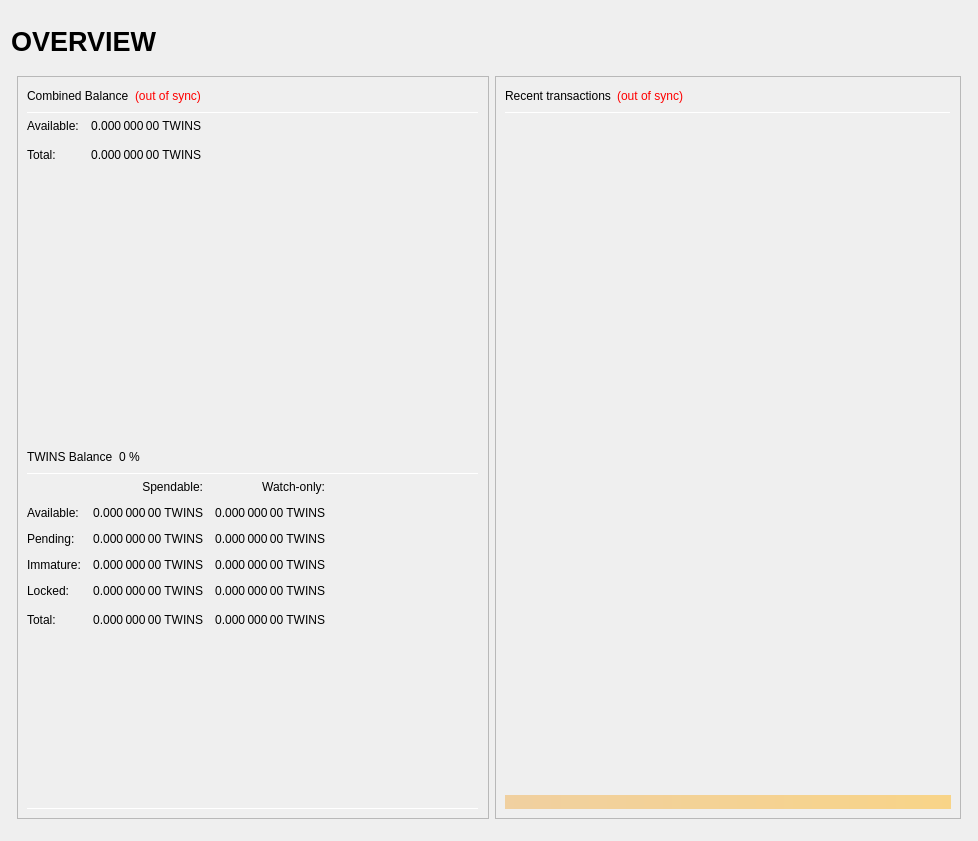
<?xml version="1.0" encoding="UTF-8"?>
<ui version="4.0">
 <class>OverviewPage</class>
 <widget class="QWidget" name="OverviewPage">
  <property name="geometry">
   <rect>
    <x>0</x>
    <y>0</y>
    <width>978</width>
    <height>841</height>
   </rect>
  </property>
  <property name="windowTitle">
   <string>Form</string>
  </property>
  <layout class="QVBoxLayout" name="topLayout" stretch="0">
   <item>
    <widget class="QFrame" name="frame_BG">
     <property name="minimumSize">
      <size>
       <width>850</width>
       <height>610</height>
      </size>
     </property>
     <property name="maximumSize">
      <size>
       <width>16777215</width>
       <height>16777215</height>
      </size>
     </property>
     <layout class="QVBoxLayout" name="verticalLayout_3" stretch="0">
      <property name="leftMargin">
       <number>0</number>
      </property>
      <property name="topMargin">
       <number>0</number>
      </property>
      <property name="rightMargin">
       <number>0</number>
      </property>
      <property name="bottomMargin">
       <number>6</number>
      </property>
      <item>
       <layout class="QVBoxLayout" name="verticalLayout_Master" stretch="0,1">
        <property name="spacing">
         <number>0</number>
        </property>
        <item>
         <widget class="QFrame" name="frame_Header">
          <layout class="QVBoxLayout" name="verticalLayout_Header" stretch="0">
           <property name="leftMargin">
            <number>0</number>
           </property>
           <property name="topMargin">
            <number>0</number>
           </property>
           <property name="rightMargin">
            <number>0</number>
           </property>
           <property name="bottomMargin">
            <number>0</number>
           </property>
           <item>
            <layout class="QHBoxLayout" name="horizontalLayout_Header" stretch="1,0,1">
             <property name="spacing">
              <number>6</number>
             </property>
             <item>
              <widget class="QLabel" name="labelOverviewHeaderLeft">
               <property name="minimumSize">
                <size>
                 <width>464</width>
                 <height>60</height>
                </size>
               </property>
               <property name="maximumSize">
                <size>
                 <width>16777215</width>
                 <height>60</height>
                </size>
               </property>
               <property name="font">
                <font>
                 <pointsize>20</pointsize>
                 <weight>75</weight>
                 <bold>true</bold>
                </font>
               </property>
               <property name="text">
                <string>OVERVIEW</string>
               </property>
               <property name="alignment">
                <set>Qt::AlignLeading|Qt::AlignLeft|Qt::AlignVCenter</set>
               </property>
               <property name="margin">
                <number>5</number>
               </property>
              </widget>
             </item>
             <item>
              <spacer name="horizontalSpacer_Header">
               <property name="orientation">
                <enum>Qt::Horizontal</enum>
               </property>
               <property name="sizeHint" stdset="0">
                <size>
                 <width>40</width>
                 <height>20</height>
                </size>
               </property>
              </spacer>
             </item>
             <item>
              <widget class="QLabel" name="labelOverviewHeaderRight">
               <property name="minimumSize">
                <size>
                 <width>464</width>
                 <height>60</height>
                </size>
               </property>
               <property name="maximumSize">
                <size>
                 <width>16777215</width>
                 <height>60</height>
                </size>
               </property>
               <property name="font">
                <font>
                 <pointsize>14</pointsize>
                </font>
               </property>
               <property name="text">
                <string/>
               </property>
               <property name="alignment">
                <set>Qt::AlignRight|Qt::AlignTrailing|Qt::AlignVCenter</set>
               </property>
              </widget>
             </item>
            </layout>
           </item>
          </layout>
         </widget>
        </item>
        <item>
         <widget class="QFrame" name="frame_Content">
          <layout class="QVBoxLayout" name="verticalLayout_Content">
           <property name="leftMargin">
            <number>6</number>
           </property>
           <property name="topMargin">
            <number>5</number>
           </property>
           <property name="rightMargin">
            <number>6</number>
           </property>
           <property name="bottomMargin">
            <number>5</number>
           </property>
           <item>
            <layout class="QHBoxLayout" name="horizontalLayout_Content" stretch="1,1">
             <property name="spacing">
              <number>6</number>
             </property>
             <item>
              <layout class="QVBoxLayout" name="verticalLayout_left" stretch="1">
               <item>
                <widget class="QFrame" name="frameObfuscation">
                 <property name="minimumSize">
                  <size>
                   <width>0</width>
                   <height>0</height>
                  </size>
                 </property>
                 <property name="frameShape">
                  <enum>QFrame::StyledPanel</enum>
                 </property>
                 <property name="frameShadow">
                  <enum>QFrame::Raised</enum>
                 </property>
                 <layout class="QVBoxLayout" name="verticalLayout" stretch="0,0,0">
                  <property name="leftMargin">
                   <number>0</number>
                  </property>
                  <property name="topMargin">
                   <number>0</number>
                  </property>
                  <property name="rightMargin">
                   <number>0</number>
                  </property>
                  <property name="bottomMargin">
                   <number>0</number>
                  </property>
                  <item>
                   <widget class="QFrame" name="frame_CombinedBalances">
                    <property name="minimumSize">
                     <size>
                      <width>470</width>
                      <height>0</height>
                     </size>
                    </property>
                    <layout class="QVBoxLayout" name="verticalLayout_5">
                     <item>
                      <layout class="QHBoxLayout" name="horizontalLayout_5" stretch="0,0,0">
                       <item>
                        <widget class="QLabel" name="label_5z">
                         <property name="minimumSize">
                          <size>
                           <width>0</width>
                           <height>20</height>
                          </size>
                         </property>
                         <property name="font">
                          <font>
                           <weight>50</weight>
                           <italic>false</italic>
                           <bold>false</bold>
                          </font>
                         </property>
                         <property name="toolTip">
                          <string>Combined Balance (including unconfirmed and immature coins)</string>
                         </property>
                         <property name="text">
                          <string>Combined Balance</string>
                         </property>
                        </widget>
                       </item>
                       <item>
                        <widget class="QLabel" name="labelWalletStatus">
                         <property name="cursor">
                          <cursorShape>WhatsThisCursor</cursorShape>
                         </property>
                         <property name="toolTip">
                          <string>The displayed information may be out of date. Your wallet automatically synchronizes with the TWINS network after a connection is established, but this process has not completed yet.</string>
                         </property>
                         <property name="styleSheet">
                          <string notr="true">QLabel { color: red; }</string>
                         </property>
                         <property name="text">
                          <string notr="true">(out of sync)</string>
                         </property>
                         <property name="alignment">
                          <set>Qt::AlignLeading|Qt::AlignLeft|Qt::AlignVCenter</set>
                         </property>
                        </widget>
                       </item>
                       <item>
                        <spacer name="horizontalSpacer_1">
                         <property name="orientation">
                          <enum>Qt::Horizontal</enum>
                         </property>
                         <property name="sizeHint" stdset="0">
                          <size>
                           <width>40</width>
                           <height>20</height>
                          </size>
                         </property>
                        </spacer>
                       </item>
                      </layout>
                     </item>
                     <item>
                      <widget class="Line" name="line_CombinedBalance">
                       <property name="minimumSize">
                        <size>
                         <width>0</width>
                         <height>1</height>
                        </size>
                       </property>
                       <property name="maximumSize">
                        <size>
                         <width>16777215</width>
                         <height>1</height>
                        </size>
                       </property>
                       <property name="orientation">
                        <enum>Qt::Horizontal</enum>
                       </property>
                      </widget>
                     </item>
                     <item>
                      <layout class="QGridLayout" name="gridLayout_3">
                       <property name="spacing">
                        <number>12</number>
                       </property>
                       <item row="1" column="0">
                        <widget class="QLabel" name="labelBalanceTextz">
                         <property name="text">
                          <string>Available:</string>
                         </property>
                        </widget>
                       </item>
                       <item row="1" column="1">
                        <widget class="QLabel" name="labelBalancez">
                         <property name="font">
                          <font>
                           <weight>50</weight>
                           <italic>false</italic>
                           <bold>false</bold>
                          </font>
                         </property>
                         <property name="cursor">
                          <cursorShape>IBeamCursor</cursorShape>
                         </property>
                         <property name="toolTip">
                          <string>Your current spendable balance</string>
                         </property>
                         <property name="text">
                          <string notr="true">0.000 000 00 TWINS</string>
                         </property>
                         <property name="alignment">
                          <set>Qt::AlignRight|Qt::AlignTrailing|Qt::AlignVCenter</set>
                         </property>
                         <property name="textInteractionFlags">
                          <set>Qt::LinksAccessibleByMouse|Qt::TextSelectableByKeyboard|Qt::TextSelectableByMouse</set>
                         </property>
                        </widget>
                       </item>
                       <item row="2" column="0">
                        <widget class="QLabel" name="labelTotalTextz">
                         <property name="text">
                          <string>Total:</string>
                         </property>
                        </widget>
                       </item>
                       <item row="2" column="1">
                        <widget class="QLabel" name="labelTotalz">
                         <property name="font">
                          <font>
                           <weight>50</weight>
                           <italic>false</italic>
                           <bold>false</bold>
                          </font>
                         </property>
                         <property name="cursor">
                          <cursorShape>IBeamCursor</cursorShape>
                         </property>
                         <property name="toolTip">
                          <string>Total Balance, including all unavailable coins.</string>
                         </property>
                         <property name="text">
                          <string notr="true">0.000 000 00 TWINS</string>
                         </property>
                         <property name="alignment">
                          <set>Qt::AlignRight|Qt::AlignTrailing|Qt::AlignVCenter</set>
                         </property>
                         <property name="textInteractionFlags">
                          <set>Qt::LinksAccessibleByMouse|Qt::TextSelectableByKeyboard|Qt::TextSelectableByMouse</set>
                         </property>
                        </widget>
                       </item>
                       <item row="2" column="3">
                        <spacer name="horizontalSpacer_2">
                         <property name="orientation">
                          <enum>Qt::Horizontal</enum>
                         </property>
                         <property name="sizeHint" stdset="0">
                          <size>
                           <width>40</width>
                           <height>20</height>
                          </size>
                         </property>
                        </spacer>
                       </item>
                      </layout>
                     </item>
                     <item>
                      <spacer name="verticalSpacer_1">
                       <property name="orientation">
                        <enum>Qt::Vertical</enum>
                       </property>
                       <property name="sizeHint" stdset="0">
                        <size>
                         <width>20</width>
                         <height>40</height>
                        </size>
                       </property>
                      </spacer>
                     </item>
                    </layout>
                   </widget>
                  </item>
                  <item>
                   <widget class="QFrame" name="frame_Balances">
                    <layout class="QVBoxLayout" name="verticalLayout_4">
                     <item>
                      <layout class="QHBoxLayout" name="horizontalLayout_4">
                       <item>
                        <widget class="QLabel" name="label_5">
                         <property name="minimumSize">
                          <size>
                           <width>0</width>
                           <height>20</height>
                          </size>
                         </property>
                         <property name="font">
                          <font>
                           <weight>50</weight>
                           <italic>false</italic>
                           <bold>false</bold>
                          </font>
                         </property>
                         <property name="text">
                          <string>TWINS Balance</string>
                         </property>
                        </widget>
                       </item>
                       <item>
                        <widget class="QLabel" name="labelTWINSPercent">
                         <property name="text">
                          <string notr="true">0 %</string>
                         </property>
                        </widget>
                       </item>
                       <item>
                        <spacer name="horizontalSpacer_3">
                         <property name="orientation">
                          <enum>Qt::Horizontal</enum>
                         </property>
                         <property name="sizeHint" stdset="0">
                          <size>
                           <width>40</width>
                           <height>20</height>
                          </size>
                         </property>
                        </spacer>
                       </item>
                      </layout>
                     </item>
                     <item>
                      <widget class="Line" name="line_Balance">
                       <property name="minimumSize">
                        <size>
                         <width>0</width>
                         <height>1</height>
                        </size>
                       </property>
                       <property name="maximumSize">
                        <size>
                         <width>16777215</width>
                         <height>1</height>
                        </size>
                       </property>
                       <property name="orientation">
                        <enum>Qt::Horizontal</enum>
                       </property>
                      </widget>
                     </item>
                     <item>
                      <layout class="QGridLayout" name="gridLayout">
                       <property name="spacing">
                        <number>12</number>
                       </property>
                       <item row="0" column="1">
                        <widget class="QLabel" name="labelSpendable">
                         <property name="text">
                          <string>Spendable:</string>
                         </property>
                         <property name="alignment">
                          <set>Qt::AlignRight|Qt::AlignTrailing|Qt::AlignVCenter</set>
                         </property>
                        </widget>
                       </item>
                       <item row="0" column="2">
                        <widget class="QLabel" name="labelWatchonly">
                         <property name="text">
                          <string>Watch-only:</string>
                         </property>
                         <property name="alignment">
                          <set>Qt::AlignRight|Qt::AlignTrailing|Qt::AlignVCenter</set>
                         </property>
                        </widget>
                       </item>
                       <item row="1" column="0">
                        <widget class="QLabel" name="labelBalanceText">
                         <property name="text">
                          <string>Available:</string>
                         </property>
                        </widget>
                       </item>
                       <item row="1" column="1">
                        <widget class="QLabel" name="labelBalance">
                         <property name="font">
                          <font>
                           <weight>50</weight>
                           <italic>false</italic>
                           <bold>false</bold>
                          </font>
                         </property>
                         <property name="cursor">
                          <cursorShape>IBeamCursor</cursorShape>
                         </property>
                         <property name="toolTip">
                          <string>Your current spendable balance</string>
                         </property>
                         <property name="text">
                          <string notr="true">0.000 000 00 TWINS</string>
                         </property>
                         <property name="alignment">
                          <set>Qt::AlignRight|Qt::AlignTrailing|Qt::AlignVCenter</set>
                         </property>
                         <property name="textInteractionFlags">
                          <set>Qt::LinksAccessibleByMouse|Qt::TextSelectableByKeyboard|Qt::TextSelectableByMouse</set>
                         </property>
                        </widget>
                       </item>
                       <item row="1" column="2">
                        <widget class="QLabel" name="labelWatchAvailable">
                         <property name="font">
                          <font>
                           <weight>50</weight>
                           <italic>false</italic>
                           <bold>false</bold>
                          </font>
                         </property>
                         <property name="cursor">
                          <cursorShape>IBeamCursor</cursorShape>
                         </property>
                         <property name="toolTip">
                          <string>Your current balance in watch-only addresses</string>
                         </property>
                         <property name="text">
                          <string notr="true">0.000 000 00 TWINS</string>
                         </property>
                         <property name="alignment">
                          <set>Qt::AlignRight|Qt::AlignTrailing|Qt::AlignVCenter</set>
                         </property>
                         <property name="textInteractionFlags">
                          <set>Qt::LinksAccessibleByMouse|Qt::TextSelectableByKeyboard|Qt::TextSelectableByMouse</set>
                         </property>
                        </widget>
                       </item>
                       <item row="2" column="0">
                        <widget class="QLabel" name="labelPendingText">
                         <property name="text">
                          <string>Pending:</string>
                         </property>
                        </widget>
                       </item>
                       <item row="2" column="1">
                        <widget class="QLabel" name="labelUnconfirmed">
                         <property name="font">
                          <font>
                           <weight>50</weight>
                           <italic>false</italic>
                           <bold>false</bold>
                          </font>
                         </property>
                         <property name="cursor">
                          <cursorShape>IBeamCursor</cursorShape>
                         </property>
                         <property name="toolTip">
                          <string>Total of transactions that have yet to be confirmed, and do not yet count toward the spendable balance</string>
                         </property>
                         <property name="text">
                          <string notr="true">0.000 000 00 TWINS</string>
                         </property>
                         <property name="alignment">
                          <set>Qt::AlignRight|Qt::AlignTrailing|Qt::AlignVCenter</set>
                         </property>
                         <property name="textInteractionFlags">
                          <set>Qt::LinksAccessibleByMouse|Qt::TextSelectableByKeyboard|Qt::TextSelectableByMouse</set>
                         </property>
                        </widget>
                       </item>
                       <item row="2" column="2">
                        <widget class="QLabel" name="labelWatchPending">
                         <property name="font">
                          <font>
                           <weight>50</weight>
                           <italic>false</italic>
                           <bold>false</bold>
                          </font>
                         </property>
                         <property name="cursor">
                          <cursorShape>IBeamCursor</cursorShape>
                         </property>
                         <property name="toolTip">
                          <string>Unconfirmed transactions to watch-only addresses</string>
                         </property>
                         <property name="text">
                          <string notr="true">0.000 000 00 TWINS</string>
                         </property>
                         <property name="alignment">
                          <set>Qt::AlignRight|Qt::AlignTrailing|Qt::AlignVCenter</set>
                         </property>
                         <property name="textInteractionFlags">
                          <set>Qt::LinksAccessibleByMouse|Qt::TextSelectableByKeyboard|Qt::TextSelectableByMouse</set>
                         </property>
                        </widget>
                       </item>
                       <item row="3" column="0">
                        <widget class="QLabel" name="labelImmatureText">
                         <property name="text">
                          <string>Immature:</string>
                         </property>
                        </widget>
                       </item>
                       <item row="3" column="1">
                        <widget class="QLabel" name="labelImmature">
                         <property name="font">
                          <font>
                           <weight>50</weight>
                           <italic>false</italic>
                           <bold>false</bold>
                          </font>
                         </property>
                         <property name="cursor">
                          <cursorShape>IBeamCursor</cursorShape>
                         </property>
                         <property name="toolTip">
                          <string>Staked or masternode rewards that has not yet matured</string>
                         </property>
                         <property name="text">
                          <string notr="true">0.000 000 00 TWINS</string>
                         </property>
                         <property name="alignment">
                          <set>Qt::AlignRight|Qt::AlignTrailing|Qt::AlignVCenter</set>
                         </property>
                         <property name="textInteractionFlags">
                          <set>Qt::LinksAccessibleByMouse|Qt::TextSelectableByKeyboard|Qt::TextSelectableByMouse</set>
                         </property>
                        </widget>
                       </item>
                       <item row="3" column="2">
                        <widget class="QLabel" name="labelWatchImmature">
                         <property name="font">
                          <font>
                           <weight>50</weight>
                           <italic>false</italic>
                           <bold>false</bold>
                          </font>
                         </property>
                         <property name="cursor">
                          <cursorShape>IBeamCursor</cursorShape>
                         </property>
                         <property name="toolTip">
                          <string>Staked or masternode rewards in watch-only addresses that has not yet matured</string>
                         </property>
                         <property name="text">
                          <string notr="true">0.000 000 00 TWINS</string>
                         </property>
                         <property name="alignment">
                          <set>Qt::AlignRight|Qt::AlignTrailing|Qt::AlignVCenter</set>
                         </property>
                         <property name="textInteractionFlags">
                          <set>Qt::LinksAccessibleByMouse|Qt::TextSelectableByKeyboard|Qt::TextSelectableByMouse</set>
                         </property>
                        </widget>
                       </item>
                       <item row="4" column="0">
                        <widget class="QLabel" name="labelLockedBalanceText">
                         <property name="toolTip">
                          <string>Locked TWINS or Masternode collaterals. These are excluded from zTWINS minting.</string>
                         </property>
                         <property name="text">
                          <string>Locked:</string>
                         </property>
                        </widget>
                       </item>
                       <item row="4" column="1">
                        <widget class="QLabel" name="labelLockedBalance">
                         <property name="font">
                          <font>
                           <weight>50</weight>
                           <italic>false</italic>
                           <bold>false</bold>
                          </font>
                         </property>
                         <property name="cursor">
                          <cursorShape>IBeamCursor</cursorShape>
                         </property>
                         <property name="toolTip">
                          <string>Locked TWINS or Masternode collaterals. These are excluded from zTWINS minting.</string>
                         </property>
                         <property name="text">
                          <string notr="true">0.000 000 00 TWINS</string>
                         </property>
                         <property name="alignment">
                          <set>Qt::AlignRight|Qt::AlignTrailing|Qt::AlignVCenter</set>
                         </property>
                         <property name="textInteractionFlags">
                          <set>Qt::LinksAccessibleByMouse|Qt::TextSelectableByKeyboard|Qt::TextSelectableByMouse</set>
                         </property>
                        </widget>
                       </item>
                       <item row="4" column="2">
                        <widget class="QLabel" name="labelWatchLocked">
                         <property name="font">
                          <font>
                           <weight>50</weight>
                           <italic>false</italic>
                           <bold>false</bold>
                          </font>
                         </property>
                         <property name="cursor">
                          <cursorShape>IBeamCursor</cursorShape>
                         </property>
                         <property name="toolTip">
                          <string>Current locked balance in watch-only addresses</string>
                         </property>
                         <property name="text">
                          <string notr="true">0.000 000 00 TWINS</string>
                         </property>
                         <property name="alignment">
                          <set>Qt::AlignRight|Qt::AlignTrailing|Qt::AlignVCenter</set>
                         </property>
                         <property name="textInteractionFlags">
                          <set>Qt::LinksAccessibleByMouse|Qt::TextSelectableByKeyboard|Qt::TextSelectableByMouse</set>
                         </property>
                        </widget>
                       </item>
                       <item row="5" column="0">
                        <widget class="QLabel" name="labelTotalText">
                         <property name="toolTip">
                          <string>Your current TWINS balance, unconfirmed and immature transactions included</string>
                         </property>
                         <property name="text">
                          <string>Total:</string>
                         </property>
                        </widget>
                       </item>
                       <item row="5" column="1">
                        <widget class="QLabel" name="labelTotal">
                         <property name="font">
                          <font>
                           <weight>50</weight>
                           <italic>false</italic>
                           <bold>false</bold>
                          </font>
                         </property>
                         <property name="cursor">
                          <cursorShape>IBeamCursor</cursorShape>
                         </property>
                         <property name="toolTip">
                          <string>Your current TWINS balance, unconfirmed and immature transactions included</string>
                         </property>
                         <property name="text">
                          <string notr="true">0.000 000 00 TWINS</string>
                         </property>
                         <property name="alignment">
                          <set>Qt::AlignRight|Qt::AlignTrailing|Qt::AlignVCenter</set>
                         </property>
                         <property name="textInteractionFlags">
                          <set>Qt::LinksAccessibleByMouse|Qt::TextSelectableByKeyboard|Qt::TextSelectableByMouse</set>
                         </property>
                        </widget>
                       </item>
                       <item row="5" column="2">
                        <widget class="QLabel" name="labelWatchTotal">
                         <property name="font">
                          <font>
                           <weight>50</weight>
                           <italic>false</italic>
                           <bold>false</bold>
                          </font>
                         </property>
                         <property name="cursor">
                          <cursorShape>IBeamCursor</cursorShape>
                         </property>
                         <property name="toolTip">
                          <string>Current total balance in watch-only addresses</string>
                         </property>
                         <property name="text">
                          <string notr="true">0.000 000 00 TWINS</string>
                         </property>
                         <property name="alignment">
                          <set>Qt::AlignRight|Qt::AlignTrailing|Qt::AlignVCenter</set>
                         </property>
                         <property name="textInteractionFlags">
                          <set>Qt::LinksAccessibleByMouse|Qt::TextSelectableByKeyboard|Qt::TextSelectableByMouse</set>
                         </property>
                        </widget>
                       </item>
                       <item row="5" column="3">
                        <spacer name="horizontalSpacer_9">
                         <property name="orientation">
                          <enum>Qt::Horizontal</enum>
                         </property>
                         <property name="sizeHint" stdset="0">
                          <size>
                           <width>40</width>
                           <height>20</height>
                          </size>
                         </property>
                        </spacer>
                       </item>
                      </layout>
                     </item>
                     <item>
                      <spacer name="verticalSpacer_3">
                       <property name="orientation">
                        <enum>Qt::Vertical</enum>
                       </property>
                       <property name="sizeHint" stdset="0">
                        <size>
                         <width>20</width>
                         <height>40</height>
                        </size>
                       </property>
                      </spacer>
                     </item>
                    </layout>
                   </widget>
                  </item>
                  <item>
                   <widget class="QFrame" name="frame_ZerocoinBalances">
                    <layout class="QVBoxLayout" name="verticalLayout_7">
                     <item>
                      <widget class="Line" name="line_ZerocoinBalance">
                       <property name="minimumSize">
                        <size>
                         <width>0</width>
                         <height>1</height>
                        </size>
                       </property>
                       <property name="maximumSize">
                        <size>
                         <width>16777215</width>
                         <height>1</height>
                        </size>
                       </property>
                       <property name="orientation">
                        <enum>Qt::Horizontal</enum>
                       </property>
                      </widget>
                     </item>
                    </layout>
                   </widget>
                  </item>
                 </layout>
                </widget>
               </item>
              </layout>
             </item>
             <item>
              <layout class="QVBoxLayout" name="verticalLayout_right" stretch="1">
               <item>
                <widget class="QFrame" name="frame_RecentTransactions">
                 <property name="minimumSize">
                  <size>
                   <width>0</width>
                   <height>0</height>
                  </size>
                 </property>
                 <property name="frameShape">
                  <enum>QFrame::StyledPanel</enum>
                 </property>
                 <property name="frameShadow">
                  <enum>QFrame::Raised</enum>
                 </property>
                 <layout class="QVBoxLayout" name="verticalLayout_1">
                  <item>
                   <layout class="QHBoxLayout" name="horizontalLayout_2">
                    <item>
                     <widget class="QLabel" name="label_4">
                      <property name="minimumSize">
                       <size>
                        <width>0</width>
                        <height>20</height>
                       </size>
                      </property>
                      <property name="font">
                       <font>
                        <weight>50</weight>
                        <italic>false</italic>
                        <bold>false</bold>
                       </font>
                      </property>
                      <property name="text">
                       <string>Recent transactions</string>
                      </property>
                     </widget>
                    </item>
                    <item>
                     <widget class="QLabel" name="labelTransactionsStatus">
                      <property name="cursor">
                       <cursorShape>WhatsThisCursor</cursorShape>
                      </property>
                      <property name="toolTip">
                       <string>The displayed information may be out of date. Your wallet automatically synchronizes with the TWINS network after a connection is established, but this process has not completed yet.</string>
                      </property>
                      <property name="styleSheet">
                       <string notr="true">QLabel { color: red; }</string>
                      </property>
                      <property name="text">
                       <string notr="true">(out of sync)</string>
                      </property>
                      <property name="alignment">
                       <set>Qt::AlignRight|Qt::AlignTrailing|Qt::AlignVCenter</set>
                      </property>
                     </widget>
                    </item>
                    <item>
                     <spacer name="horizontalSpacer">
                      <property name="orientation">
                       <enum>Qt::Horizontal</enum>
                      </property>
                      <property name="sizeHint" stdset="0">
                       <size>
                        <width>40</width>
                        <height>20</height>
                       </size>
                      </property>
                     </spacer>
                    </item>
                   </layout>
                  </item>
                  <item>
                   <widget class="Line" name="line">
                    <property name="minimumSize">
                     <size>
                      <width>0</width>
                      <height>1</height>
                     </size>
                    </property>
                    <property name="maximumSize">
                     <size>
                      <width>16777215</width>
                      <height>1</height>
                     </size>
                    </property>
                    <property name="orientation">
                     <enum>Qt::Horizontal</enum>
                    </property>
                   </widget>
                  </item>
                  <item>
                   <widget class="QListView" name="listTransactions">
                    <property name="minimumSize">
                     <size>
                      <width>0</width>
                      <height>0</height>
                     </size>
                    </property>
                    <property name="styleSheet">
                     <string notr="true">QListView { background: transparent; }</string>
                    </property>
                    <property name="frameShape">
                     <enum>QFrame::NoFrame</enum>
                    </property>
                    <property name="verticalScrollBarPolicy">
                     <enum>Qt::ScrollBarAlwaysOff</enum>
                    </property>
                    <property name="horizontalScrollBarPolicy">
                     <enum>Qt::ScrollBarAlwaysOff</enum>
                    </property>
                    <property name="selectionMode">
                     <enum>QAbstractItemView::NoSelection</enum>
                    </property>
                   </widget>
                  </item>
                  <item>
                   <spacer name="verticalSpacer_2">
                    <property name="orientation">
                     <enum>Qt::Vertical</enum>
                    </property>
                    <property name="sizeType">
                     <enum>QSizePolicy::Expanding</enum>
                    </property>
                    <property name="sizeHint" stdset="0">
                     <size>
                      <width>20</width>
                      <height>40</height>
                     </size>
                    </property>
                   </spacer>
                  </item>
                  <item>
                   <widget class="QLabel" name="labelAlerts">
                    <property name="maximumSize">
                     <size>
                      <width>16777215</width>
                      <height>16777215</height>
                     </size>
                    </property>
                    <property name="styleSheet">
                     <string notr="true">background-color: qlineargradient(x1: 0, y1: 0, x2: 1, y2: 0, stop:0 #F0D0A0, stop:1 #F8D488); color:#000000;</string>
                    </property>
                    <property name="text">
                     <string/>
                    </property>
                    <property name="wordWrap">
                     <bool>true</bool>
                    </property>
                    <property name="margin">
                     <number>3</number>
                    </property>
                   </widget>
                  </item>
                 </layout>
                </widget>
               </item>
              </layout>
             </item>
            </layout>
           </item>
          </layout>
         </widget>
        </item>
       </layout>
      </item>
     </layout>
    </widget>
   </item>
  </layout>
 </widget>
 <resources/>
 <connections/>
</ui>
